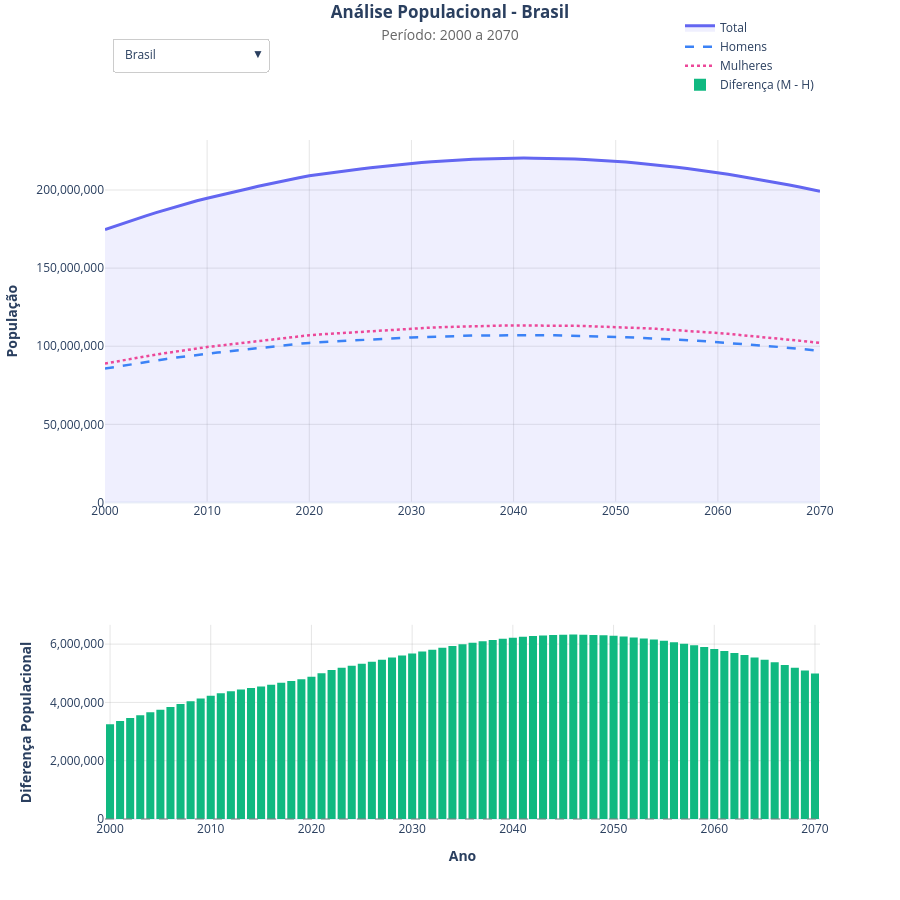

The code cell stored with this chart in its notebook:
### Code cell
def preparar_dados(df, local='Brasil'):
    coluna_local = next((col for col in df.columns if col.upper() == 'LOCAL'), None)
    df_local = df[df[coluna_local] == local].copy()
    
    if df_local.empty:
        return pd.DataFrame()
    
    colunas_anos = sorted([int(col) for col in df_local.columns 
                            if isinstance(col, (int, float)) or (isinstance(col, str) and col.isdigit())])
    
    dados = [{'Ano': ano, 'Sexo': row['SEXO'], 'Populacao': row[ano]}
                for _, row in df_local.iterrows() for ano in colunas_anos]
    
    df_pivot = pd.DataFrame(dados).pivot_table(index='Ano', columns='Sexo', values='Populacao', aggfunc='sum')
    df_pivot.columns.name = None
    return df_pivot


def criar_grafico(df):
    coluna_local = next((col for col in df.columns if col.upper() == 'LOCAL'), None)
    estados = sorted(df[coluna_local].unique()) if coluna_local else ['Brasil']
    
    brasil = next((v for v in ['Brasil', 'BR', 'BRASIL'] if v in estados), None)
    if brasil:
        estados.remove(brasil)
        estados = [brasil] + sorted(estados)
    
    fig = make_subplots(rows=2, cols=1, row_heights=[0.65, 0.35], vertical_spacing=0.18)
    
    cores = {'ambos': '#6366f1', 'homens': '#3b82f6', 'mulheres': '#ec4899', 'diferenca': '#10b981'}
    
    traces = [
        ('Ambos', 'Total', dict(width=3), 'tozeroy', 'rgba(99, 102, 241, 0.1)'),
        ('Homens', 'Homens', dict(width=2.5, dash='dash'), None, None),
        ('Mulheres', 'Mulheres', dict(width=2.5, dash='dot'), None, None)
    ]
    
    for idx, local in enumerate(estados):
        df_local = preparar_dados(df, local)
        if df_local.empty:
            continue
        
        visivel = (local == estados[0])
        
        for col, nome, line, fill, fillcolor in traces:
            fig.add_trace(go.Scatter(
                x=df_local.index, y=df_local[col], name=nome,
                line=dict(color=cores[col.lower()], **line),
                fill=fill, fillcolor=fillcolor,
                visible=visivel, legendgroup=local, showlegend=(idx == 0),
                hovertemplate=f'<b>Ano:</b> %{{x}}<br><b>{nome}:</b> %{{y:,.0f}}<extra></extra>'
            ), row=1, col=1)
        
        diferenca = df_local['Mulheres'] - df_local['Homens']
        step = max(1, len(diferenca) // 50)
        fig.add_trace(go.Bar(
            x=diferenca.index[::step], y=diferenca.values[::step],
            name='Diferença (M - H)', marker=dict(color=cores['diferenca'], line=dict(width=0)),
            visible=visivel, legendgroup=local, showlegend=(idx == 0),
            hovertemplate='<b>Ano:</b> %{x}<br><b>Diferença:</b> %{y:,.0f}<extra></extra>'
        ), row=2, col=1)
    
    buttons = []
    for idx, local in enumerate(estados):
        visible = [False] * len(fig.data)
        visible[idx*4:(idx+1)*4] = [True] * 4
        
        df_local = preparar_dados(df, local)
        periodo = f"{df_local.index.min()} a {df_local.index.max()}" if not df_local.empty else "N/A"
        
        buttons.append(dict(
            label=local, method="update",
            args=[{"visible": visible}, 
                    {"title.text": f"<b>Análise Populacional - {local}</b><br><span style='font-size:14px; color:#666'>Período: {periodo}</span>"}]
        ))
    
    df_inicial = preparar_dados(df, estados[0])
    periodo_inicial = f"{df_inicial.index.min()} a {df_inicial.index.max()}" if not df_inicial.empty else "N/A"
    
    fig.update_layout(
        height=900, 
        showlegend=True, 
        hovermode='x unified', 
        template='plotly_white',
        title={
            'text': f"<b>Análise Populacional - {estados[0]}</b><br><span style='font-size:14px; color:#666'>Período: {periodo_inicial}</span>",
            'x': 0.5, 
            'xanchor': 'center', 
            'y': 0.98, 
            'yanchor': 'top'
        },
        legend=dict(
            orientation="h", 
            yanchor="bottom", 
            y=1.06, 
            xanchor="right", 
            x=1
        ),
        margin=dict(t=140, b=80, l=90, r=80),
        updatemenus=[dict(
            buttons=buttons, 
            direction="down", 
            showactive=True, 
            x=0.01, 
            y=1.15, 
            xanchor='left', 
            yanchor='top', 
            type="dropdown",
            bgcolor='white',
            bordercolor='#ccc',
            borderwidth=1,
            font=dict(size=12)
        )]
    )
    
    fig.add_hline(y=0, line_dash="dash", line_color="gray", opacity=0.5, row=2, col=1)
    
    eixo = dict(showgrid=True, gridwidth=1, gridcolor='rgba(128, 128, 128, 0.2)')
    fig.update_xaxes(**eixo, row=1, col=1)
    fig.update_xaxes(**eixo, title_text="<b>Ano</b>", row=2, col=1)
    fig.update_yaxes(**eixo, title_text="<b>População</b>", tickformat=',', row=1, col=1)
    fig.update_yaxes(**eixo, title_text="<b>Diferença Populacional</b>", tickformat=',', zeroline=True, row=2, col=1)
    
    return fig


if __name__ == "__main__":
    fig = criar_grafico(df)
    fig.show()
